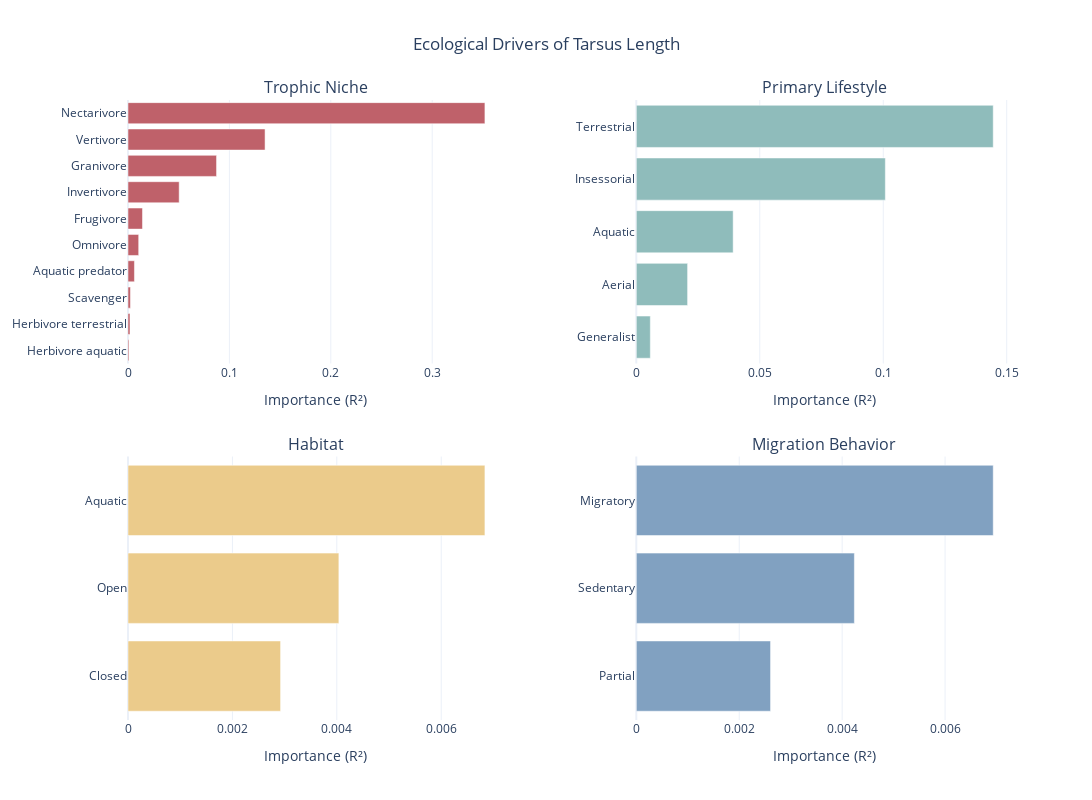

Notebook code cell kept with this figure:
### Code cell
fig = make_subplots(
    rows=2, cols=2,
    subplot_titles=["Trophic Niche", "Primary Lifestyle", "Habitat", "Migration Behavior"],
    horizontal_spacing=0.15,
    vertical_spacing=0.15
)

importances = pd.Series(rf.feature_importances_, index=X.columns)

def add_panel(prefix, row, col, bar_color):
    subset = importances[importances.index.str.contains(prefix)].copy()

    subset.index = subset.index.str.replace(f"{prefix}_", "").str.replace(f"{prefix}.", "")
    
    subset = subset.sort_values(ascending=True)
    
    fig.add_trace(
        go.Bar(
            x=subset.values,
            y=subset.index,
            orientation='h',
            marker=dict(color=bar_color),
            name=prefix
        ),
        row=row, col=col
    )
    
    fig.update_xaxes(title_text="Importance (R²)", row=row, col=col)

add_panel("Trophic.Niche", 1, 1, "#BF616A")
add_panel("Primary.Lifestyle", 1, 2, "#8FBCBB")
add_panel("Habitat", 2, 1, "#EBCB8B")
add_panel("Migration", 2, 2, "#81A1C1")

fig.update_layout(
    title_text="Ecological Drivers of Tarsus Length",
    title_x=0.5,
    height=800,
    width=1100,
    showlegend=False,
    template="plotly_white"
)

fig.show()

### Figure 1 — Plotly figure (JSON) as saved in the notebook; plotly's stock layout.template omitted (floating-point values rounded to 4 significant figures)
{"data": [{"marker": {"color": "#BF616A"}, "name": "Trophic.Niche", "orientation": "h", "type": "bar", "x": [0.000935, 0.001952, 0.002406, 0.006352, 0.01053, 0.01427, 0.05047, 0.08732, 0.1352, 0.352], "xaxis": "x", "y": ["Herbivore aquatic", "Herbivore terrestrial", "Scavenger", "Aquatic predator", "Omnivore", "Frugivore", "Invertivore", "Granivore", "Vertivore", "Nectarivore"], "yaxis": "y"}, {"marker": {"color": "#8FBCBB"}, "name": "Primary.Lifestyle", "orientation": "h", "type": "bar", "x": [0.005676, 0.02077, 0.03922, 0.1008, 0.1445], "xaxis": "x2", "y": ["Generalist", "Aerial", "Aquatic", "Insessorial", "Terrestrial"], "yaxis": "y2"}, {"marker": {"color": "#EBCB8B"}, "name": "Habitat", "orientation": "h", "type": "bar", "x": [0.002923, 0.004039, 0.006837], "xaxis": "x3", "y": ["Closed", "Open", "Aquatic"], "yaxis": "y3"}, {"marker": {"color": "#81A1C1"}, "name": "Migration", "orientation": "h", "type": "bar", "x": [0.002609, 0.004237, 0.006936], "xaxis": "x4", "y": ["Partial", "Sedentary", "Migratory"], "yaxis": "y4"}], "layout": {"annotations": [{"font": {"size": 16}, "showarrow": false, "text": "Trophic Niche", "x": 0.2125, "xanchor": "center", "xref": "paper", "y": 1, "yanchor": "bottom", "yref": "paper"}, {"font": {"size": 16}, "showarrow": false, "text": "Primary Lifestyle", "x": 0.7875, "xanchor": "center", "xref": "paper", "y": 1, "yanchor": "bottom", "yref": "paper"}, {"font": {"size": 16}, "showarrow": false, "text": "Habitat", "x": 0.2125, "xanchor": "center", "xref": "paper", "y": 0.425, "yanchor": "bottom", "yref": "paper"}, {"font": {"size": 16}, "showarrow": false, "text": "Migration Behavior", "x": 0.7875, "xanchor": "center", "xref": "paper", "y": 0.425, "yanchor": "bottom", "yref": "paper"}], "height": 800, "showlegend": false, "title": {"text": "Ecological Drivers of Tarsus Length", "x": 0.5}, "width": 1100, "xaxis": {"anchor": "y", "domain": [0, 0.425], "title": {"text": "Importance (R²)"}}, "xaxis2": {"anchor": "y2", "domain": [0.575, 1], "title": {"text": "Importance (R²)"}}, "xaxis3": {"anchor": "y3", "domain": [0, 0.425], "title": {"text": "Importance (R²)"}}, "xaxis4": {"anchor": "y4", "domain": [0.575, 1], "title": {"text": "Importance (R²)"}}, "yaxis": {"anchor": "x", "domain": [0.575, 1]}, "yaxis2": {"anchor": "x2", "domain": [0.575, 1]}, "yaxis3": {"anchor": "x3", "domain": [0, 0.425]}, "yaxis4": {"anchor": "x4", "domain": [0, 0.425]}}}
